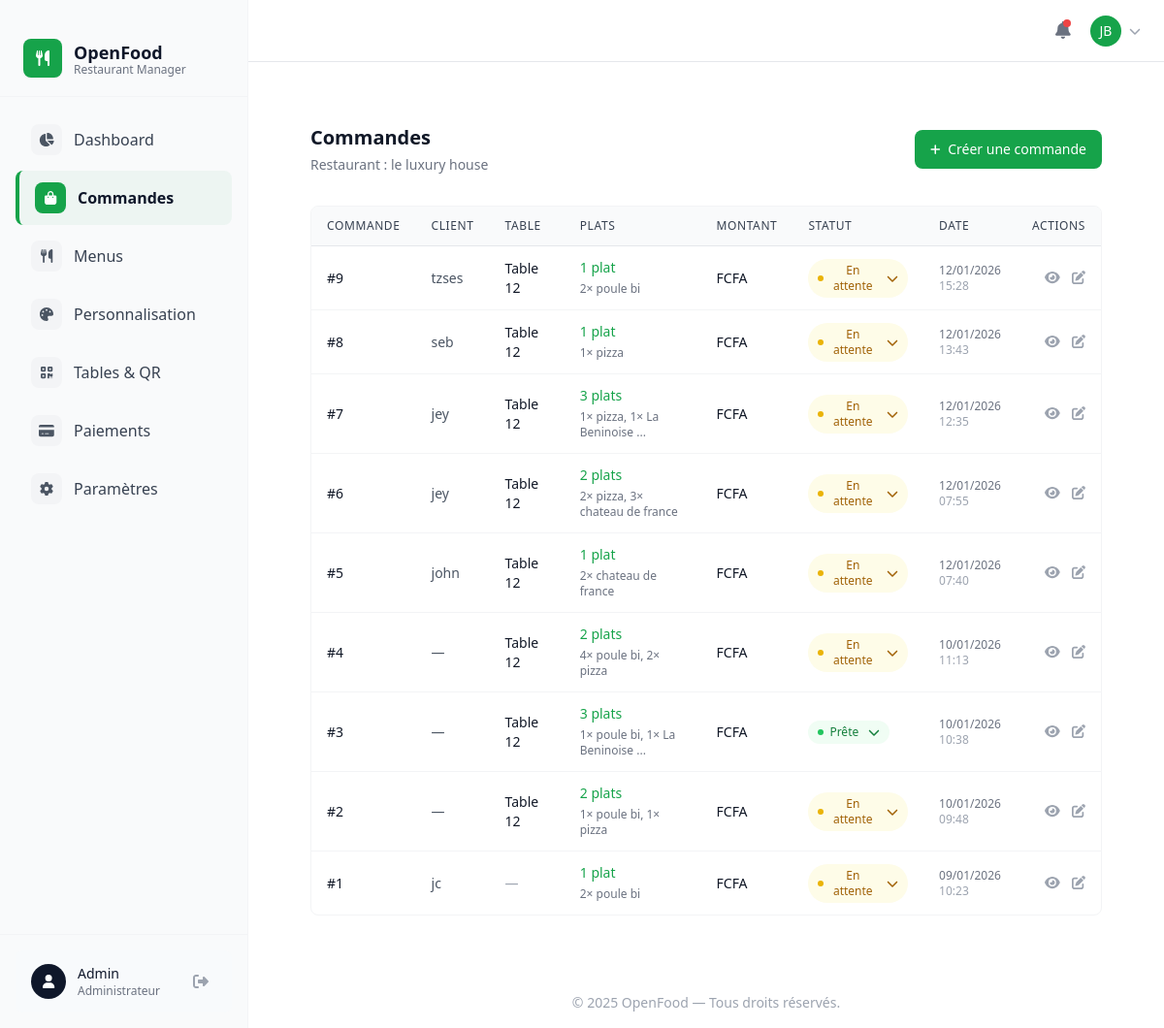
/orders/ (signed in), run on the app's committed database.
### accounts/models.py (models this page shows, shortened)
class User(AbstractBaseUser, PermissionsMixin):
    email = models.EmailField(unique=True)
    first_name = models.CharField(max_length=100)
    last_name = models.CharField(max_length=100)
    email_verified = models.BooleanField(default=False)
    email_token = models.UUIDField(
        default=uuid.uuid4,
        null=True,
        blank=True,
        editable=False
    )
    is_active = models.BooleanField(default=True)
    is_staff = models.BooleanField(default=False)
    transfer_pin_hash = models.CharField(max_length=64, blank=True, null=True)
    date_joined = models.DateTimeField(default=timezone.now)
    objects = UserManager()
    groups = models.ManyToManyField(
        Group,
        related_name="accounts_users",
        blank=True
    )
    user_permissions = models.ManyToManyField(
        Permission,
        related_name="accounts_user_permissions",
        blank=True
    )
    USERNAME_FIELD = "email"
    REQUIRED_FIELDS = ["first_name", "last_name"]

### base/models.py (models this page shows, shortened)
class Restaurant(models.Model):
    owner = models.ForeignKey(User, on_delete=models.CASCADE, related_name='restaurants')
    name = models.CharField(max_length=200)
    slug = models.SlugField(unique=True, blank=True)
    subdomain = models.SlugField(unique=True,null=True, blank=True)
    description = models.TextField(blank=True)
    address = models.CharField(max_length=300)
    phone = models.CharField(max_length=20)
    email = models.EmailField()
    logo = models.ImageField(upload_to='restaurants/logos/', blank=True)
    cover_image = models.ImageField(upload_to='restaurants/covers/', blank=True)
    opening_hours = models.JSONField(default=dict, blank=True)
    subscription_plan = models.ForeignKey(SubscriptionPlan, on_delete=models.SET_NULL, null=True)
    subscription_start = models.DateTimeField(null=True, blank=True)
    subscription_end = models.DateTimeField(null=True, blank=True)
    is_active = models.BooleanField(default=True)
    qr_code = models.ImageField(upload_to='qrcodes/', blank=True)
    primary_color = models.CharField(max_length=7, default='#FF6B6B')
    secondary_color = models.CharField(max_length=7, default='#4ECDC4')
    created_at = models.DateTimeField(auto_now_add=True)
    updated_at = models.DateTimeField(auto_now=True)

class Order(models.Model):
    STATUS_CHOICES = [
        ('pending', 'En attente'),
        ('confirmed', 'Confirmée'),
        ('preparing', 'En préparation'),
        ('ready', 'Prête'),
        ('delivered', 'Livrée'),
        ('cancelled', 'Annulée'),
    ]
    ORDER_TYPE_CHOICES = [
        ('dine_in', 'Sur place'),
        ('takeaway', 'À emporter'),
        ('delivery', 'Livraison'),
    ]
    restaurant = models.ForeignKey(Restaurant, on_delete=models.CASCADE, related_name='orders')
    table = models.ForeignKey(Table, on_delete=models.SET_NULL, null=True, blank=True)
    order_number = models.CharField(max_length=20, unique=True, blank=True)
    customer_name = models.CharField(max_length=200, blank=True)
    customer_phone = models.CharField(max_length=20, blank=True)
    customer_email = models.EmailField(blank=True)
    order_type = models.CharField(max_length=20, choices=ORDER_TYPE_CHOICES, default='dine_in')
    status = models.CharField(max_length=20, choices=STATUS_CHOICES, default='pending')
    subtotal = models.DecimalField(max_digits=10, decimal_places=2, default=0)
    tax = models.DecimalField(max_digits=10, decimal_places=2, default=0)
    total = models.DecimalField(max_digits=10, decimal_places=2, default=0)
    notes = models.TextField(blank=True)
    created_at = models.DateTimeField(auto_now_add=True)
    updated_at = models.DateTimeField(auto_now=True)

class Table(models.Model):
    restaurant = models.ForeignKey(
        Restaurant,
        on_delete=models.CASCADE,
        related_name="tables"
    )
    number = models.CharField(max_length=20)
    capacity = models.IntegerField()
    qr_code = models.ImageField(
        upload_to="table_qrcodes/",
        blank=True,
        null=True
    )
    is_active = models.BooleanField(default=True)
    token = models.UUIDField(
        default=uuid.uuid4,
        editable=False,
        unique=True
    )
    class Meta:
        unique_together = ("restaurant", "number")

class OrderItem(models.Model):
    order = models.ForeignKey(Order, on_delete=models.CASCADE, related_name='items')
    menu_item = models.ForeignKey(MenuItem, on_delete=models.CASCADE)
    quantity = models.IntegerField(default=1)
    price = models.DecimalField(max_digits=10, decimal_places=2)
    notes = models.TextField(blank=True)
    def get_total(self):
        return self.price * self.quantity

class MenuItem(models.Model):
    restaurant = models.ForeignKey(Restaurant, on_delete=models.CASCADE, related_name='menu_items')
    category = models.ForeignKey(Category, on_delete=models.CASCADE, related_name='items')
    name = models.CharField(max_length=200)
    slug = models.SlugField(blank=True)
    description = models.TextField(blank=True)
    price = models.DecimalField(max_digits=10, decimal_places=2)
    discount_price = models.DecimalField(max_digits=10, decimal_places=2, null=True, blank=True)
    image = models.ImageField(upload_to='menu_items/', blank=True)
    ingredients = models.TextField(blank=True)
    allergens = models.CharField(max_length=300, blank=True)
    is_vegetarian = models.BooleanField(default=False)
    is_vegan = models.BooleanField(default=False)
    is_spicy = models.BooleanField(default=False)
    is_available = models.BooleanField(default=True)
    preparation_time = models.IntegerField(help_text="Temps en minutes", default=15)
    order = models.IntegerField(default=0)
    created_at = models.DateTimeField(auto_now_add=True)
    updated_at = models.DateTimeField(auto_now=True)
    class Meta:
        ordering = ['order', 'name']

### base/views.py (the view)
# urls.py: path("orders/", orders_list, name="orders_list"),
@login_required
def orders_list(request):
    restaurant = Restaurant.objects.filter(owner=request.user).first()
    orders = Order.objects.filter(restaurant=restaurant).order_by("-created_at")
    return render(request, "admin_user/orders/list_orders.html", {
        "restaurant": restaurant,
        "orders": orders
    })

### templates/admin_user/orders/list_orders.html (shortened to what this page needs)
{% extends "admin_user/base.html" %}
{% block content %}
<div class="max-w-7xl mx-auto p-4 md:p-6">
  <div class="mb-8">
    <div class="flex flex-col sm:flex-row sm:items-center justify-between gap-4 mb-6">
      <div>
        <h1 class="text-xl font-semibold text-gray-900 mb-1">
          Commandes
        </h1>
        <p class="text-sm text-gray-500">
          Restaurant : {{ restaurant.name }}
        </p>
      </div>
      <div class="flex items-center gap-3">
        <a href="{% url 'create_manual_order' %}"
           class="inline-flex items-center gap-2 px-4 py-2.5 bg-primary text-white text-sm font-medium rounded-lg hover:bg-primary/90 transition-colors duration-150">
          <i class="fas fa-plus text-xs"></i>
          Créer une commande
        </a>
      </div>
    </div>
  </div>
  <div class="bg-white rounded-lg border border-gray-100 overflow-hidden">
    {% if orders %}
    <div class="overflow-x-auto">
      <table class="w-full text-sm">
        <thead class="bg-gray-50">
          <tr class="border-b border-gray-200">
            <th class="px-4 py-3 text-left font-medium text-gray-700 text-xs uppercase tracking-wider">Commande</th>
            <th class="px-4 py-3 text-left font-medium text-gray-700 text-xs uppercase tracking-wider">Client</th>
            <th class="px-4 py-3 text-left font-medium text-gray-700 text-xs uppercase tracking-wider">Table</th>
            <th class="px-4 py-3 text-left font-medium text-gray-700 text-xs uppercase tracking-wider">Plats</th>
            <th class="px-4 py-3 text-left font-medium text-gray-700 text-xs uppercase tracking-wider">Montant</th>
            <th class="px-4 py-3 text-left font-medium text-gray-700 text-xs uppercase tracking-wider">Statut</th>
            <th class="px-4 py-3 text-left font-medium text-gray-700 text-xs uppercase tracking-wider">Date</th>
            <th class="px-4 py-3 text-right font-medium text-gray-700 text-xs uppercase tracking-wider">Actions</th>
          </tr>
        </thead>
        <tbody class="divide-y divide-gray-100">
          {% for order in orders %}
          <tr class="hover:bg-gray-50/50 transition-colors duration-150" id="order-{{ order.id }}">
            <td class="px-4 py-3">
              <div class="font-medium text-gray-900">#{{ order.id }}</div>
            </td>
            <td class="px-4 py-3">
              <div class="text-gray-600">{{ order.customer_name|default:"—" }}</div>
            </td>
            <td class="px-4 py-3">
              <div class="text-gray-900 font-medium">
                {% if order.table %}
                  Table {{ order.table.number }}
                {% else %}
                  <span class="text-gray-400">—</span>
                {% endif %}
              </div>
            </td>
            <td class="px-4 py-3">
              <button type="button"
                      onclick="openOrderModal('{{ order.id }}')"
                      class="text-left text-primary hover:text-primary/80 transition-colors duration-150 cursor-pointer group">
                <div class="flex items-center gap-2">
                  <span class="font-medium group-hover:underline">
                    {% with order.items.count as item_count %}
                      {% if item_count == 0 %}
                        Aucun plat
                      {% elif item_count == 1 %}
                        1 plat
                      {% else %}
                        {{ item_count }} plats
                      {% endif %}
                    {% endwith %}
                  </span>
                </div>
                <div class="text-xs text-gray-500 mt-1">
                  {% for item in order.items.all|slice:":2" %}
                    {{ item.quantity }}× {{ item.menu_item.name }}{% if not forloop.last %}, {% endif %}
                  {% endfor %}
                  {% if order.items.count > 2 %}...{% endif %}
                </div>
              </button>
            </td>
            <td class="px-4 py-3">
              <div class="font-medium text-gray-900">{{ order.total_amount }} FCFA</div>
            </td>
            <td class="px-4 py-3">
              <div class="relative custom-status-dropdown">
                <button type="button"
                        class="status-dropdown-btn inline-flex items-center gap-1.5 px-2.5 py-1 rounded-full text-xs font-medium transition-colors duration-150 focus:outline-none focus:ring-2 focus:ring-offset-2 focus:ring-primary
                          {% if order.status == 'pending' %} bg-yellow-50 text-yellow-700 hover:bg-yellow-100
                          {% elif order.status == 'confirmed' %} bg-blue-50 text-blue-700 hover:bg-blue-100
                          {% elif order.status == 'preparing' %} bg-orange-50 text-orange-700 hover:bg-orange-100
                          {% elif order.status == 'ready' %} bg-green-50 text-green-700 hover:bg-green-100
                          {% elif order.status == 'delivered' %} bg-teal-50 text-teal-700 hover:bg-teal-100
                          {% elif order.status == 'cancelled' %} bg-red-50 text-red-700 hover:bg-red-100
                          {% else %} bg-gray-100 text-gray-600 hover:bg-gray-200
                          {% endif %}">
                  <span class="w-1.5 h-1.5 rounded-full
                        {% if order.status == 'pending' %} bg-yellow-500
                        {% elif order.status == 'confirmed' %} bg-blue-500
                        {% elif order.status == 'preparing' %} bg-orange-500
                        {% elif order.status == 'ready' %} bg-green-500
                        {% elif order.status == 'delivered' %} bg-teal-500
                        {% elif order.status == 'cancelled' %} bg-red-500
                        {% else %} bg-gray-400
                        {% endif %}"></span>
                  <span>
                    {% if order.status == 'pending' %}En attente
                    {% elif order.status == 'confirmed' %}Confirmée
                    {% elif order.status == 'preparing' %}En préparation
                    {% elif order.status == 'ready' %}Prête
                    {% elif order.status == 'delivered' %}Livrée
                    {% elif order.status == 'cancelled' %}Annulée
                    {% else %}{{ order.status }}
                    {% endif %}
                  </span>
                  <i class="fas fa-chevron-down text-xs ml-1"></i>
                </button>
              </div>
            </td>
            <td class="px-4 py-3">
              <div class="text-gray-500 text-xs">{{ order.created_at|date:"d/m/Y" }}</div>
              <div class="text-gray-400 text-xs">{{ order.created_at|time:"H:i" }}</div>
            </td>
            <td class="px-4 py-3 text-right">
              <div class="flex items-center justify-end gap-3">
                <button onclick="openOrderModal('{{ order.id }}')"
                        class="text-gray-400 hover:text-primary transition-colors duration-150">
                  <i class="fas fa-eye text-sm"></i>
                </button>
                <a href="{% url 'update_order' order.id %}"
                   class="text-gray-400 hover:text-primary transition-colors duration-150">
                  <i class="fas fa-edit text-sm"></i>
                </a>
              </div>
            </td>
          </tr>
          {% endfor %}
        </tbody>
      </table>
    </div>
    {% endif %}
  </div>
</div>
{% endblock %}

### templates/admin_user/header.html (shortened to what this page needs)
<header class="bg-white border-b border-gray-200 flex items-center justify-between px-6 h-16 sticky top-0 z-40">
  <div class="flex items-center gap-4">
    <div class="relative">
      <button class="relative text-gray-500 hover:text-gray-700 focus:outline-none p-1">
        <i class="fas fa-bell text-lg"></i>
        <span class="absolute top-1 right-1 inline-block w-2 h-2 bg-red-500 rounded-full"></span>
      </button>
    </div>
    <div class="relative" x-data="{ open: false }">
      <button @click="open = !open" class="flex items-center gap-2 focus:outline-none group">
        <div class="w-8 h-8 rounded-full bg-primary text-white flex items-center justify-center font-medium text-sm">
          {{ request.user.first_name|slice:":1" }}{{ request.user.last_name|slice:":1" }}
        </div>
        <i class="fas fa-chevron-down text-gray-400 text-xs transition-transform duration-200" :class="{'rotate-180': open}"></i>
      </button>
    </div>
  </div>
</header>

### data on the page
User: user.first_name "J", user.last_name "B"
Restaurant: name "le luxury house"
Order: id "9", customer_name "tzses", table.number "12", shows "1 plat", status "En attente", created_at "12/01/2026", created_at "15:28"
OrderItem: quantity "2", menu_item.name "poule bi"
Order: id "8", customer_name "seb", table.number "12", shows "1 plat", status "En attente", created_at "12/01/2026", created_at "13:43"
OrderItem: quantity "1", menu_item.name "pizza"
Order: id "7", customer_name "jey", table.number "12", items.count "3", status "En attente", created_at "12/01/2026", created_at "12:35"
OrderItem: quantity "1", menu_item.name "pizza"
OrderItem: quantity "1", menu_item.name "La Beninoise"
Order: id "6", customer_name "jey", table.number "12", items.count "2", status "En attente", created_at "12/01/2026", created_at "07:55"
OrderItem: quantity "2", menu_item.name "pizza"
OrderItem: quantity "3", menu_item.name "chateau de france"
Order: id "5", customer_name "john", table.number "12", shows "1 plat", status "En attente", created_at "12/01/2026", created_at "07:40"
OrderItem: quantity "2", menu_item.name "chateau de france"
Order: id "4", customer_name "—", table.number "12", items.count "2", status "En attente", created_at "10/01/2026", created_at "11:13"
OrderItem: quantity "4", menu_item.name "poule bi"
OrderItem: quantity "2", menu_item.name "pizza"
Order: id "3", customer_name "—", table.number "12", items.count "3", status "Prête", created_at "10/01/2026", created_at "10:38"
OrderItem: quantity "1", menu_item.name "poule bi"
OrderItem: quantity "1", menu_item.name "La Beninoise"
Order: id "2", customer_name "—", table.number "12", items.count "2", status "En attente", created_at "10/01/2026", created_at "09:48"
OrderItem: quantity "1", menu_item.name "poule bi"
OrderItem: quantity "1", menu_item.name "pizza"
Order: id "1", customer_name "jc", shows "1 plat", status "En attente", created_at "09/01/2026", created_at "10:23"
OrderItem: quantity "2", menu_item.name "poule bi"

### other printed values
{{ year|default:"2025" }} "2025"
